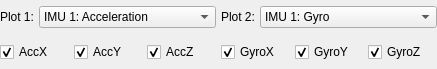
<?xml version="1.0" encoding="UTF-8"?>
<ui version="4.0">
 <class>PlotCfgForm</class>
 <widget class="QWidget" name="PlotCfgForm">
  <property name="geometry">
   <rect>
    <x>0</x>
    <y>0</y>
    <width>437</width>
    <height>69</height>
   </rect>
  </property>
  <property name="windowTitle">
   <string>Form</string>
  </property>
  <layout class="QVBoxLayout" name="verticalLayout_2">
   <property name="spacing">
    <number>2</number>
   </property>
   <property name="leftMargin">
    <number>0</number>
   </property>
   <property name="topMargin">
    <number>0</number>
   </property>
   <property name="rightMargin">
    <number>0</number>
   </property>
   <property name="bottomMargin">
    <number>0</number>
   </property>
   <item>
    <widget class="QFrame" name="plotcfgframe">
     <property name="frameShape">
      <enum>QFrame::NoFrame</enum>
     </property>
     <property name="frameShadow">
      <enum>QFrame::Plain</enum>
     </property>
     <property name="lineWidth">
      <number>0</number>
     </property>
     <layout class="QHBoxLayout" name="horizontalLayout_2">
      <property name="spacing">
       <number>5</number>
      </property>
      <property name="leftMargin">
       <number>0</number>
      </property>
      <property name="topMargin">
       <number>2</number>
      </property>
      <property name="rightMargin">
       <number>0</number>
      </property>
      <property name="bottomMargin">
       <number>2</number>
      </property>
      <item>
       <widget class="QLabel" name="label_31">
        <property name="sizePolicy">
         <sizepolicy hsizetype="Fixed" vsizetype="Preferred">
          <horstretch>0</horstretch>
          <verstretch>0</verstretch>
         </sizepolicy>
        </property>
        <property name="text">
         <string>Plot 1:</string>
        </property>
       </widget>
      </item>
      <item>
       <widget class="QComboBox" name="comboPlot1">
        <property name="sizePolicy">
         <sizepolicy hsizetype="Expanding" vsizetype="Fixed">
          <horstretch>0</horstretch>
          <verstretch>0</verstretch>
         </sizepolicy>
        </property>
        <item>
         <property name="text">
          <string>IMU 1: Acceleration</string>
         </property>
        </item>
        <item>
         <property name="text">
          <string>IMU 2: Acceleration</string>
         </property>
        </item>
        <item>
         <property name="text">
          <string>IMU 3: Acceleration</string>
         </property>
        </item>
        <item>
         <property name="text">
          <string>Off</string>
         </property>
        </item>
       </widget>
      </item>
      <item>
       <widget class="QLabel" name="label_32">
        <property name="sizePolicy">
         <sizepolicy hsizetype="Fixed" vsizetype="Preferred">
          <horstretch>0</horstretch>
          <verstretch>0</verstretch>
         </sizepolicy>
        </property>
        <property name="text">
         <string>Plot 2:</string>
        </property>
       </widget>
      </item>
      <item>
       <widget class="QComboBox" name="comboPlot2">
        <property name="sizePolicy">
         <sizepolicy hsizetype="Expanding" vsizetype="Fixed">
          <horstretch>0</horstretch>
          <verstretch>0</verstretch>
         </sizepolicy>
        </property>
        <property name="currentText">
         <string>IMU 1: Gyro</string>
        </property>
        <property name="currentIndex">
         <number>0</number>
        </property>
        <item>
         <property name="text">
          <string>IMU 1: Gyro</string>
         </property>
        </item>
        <item>
         <property name="text">
          <string>IMU 2: Gyro</string>
         </property>
        </item>
        <item>
         <property name="text">
          <string>IMU 3: Gyro</string>
         </property>
        </item>
        <item>
         <property name="text">
          <string>Off</string>
         </property>
        </item>
       </widget>
      </item>
     </layout>
    </widget>
   </item>
   <item>
    <widget class="QFrame" name="frame">
     <property name="frameShape">
      <enum>QFrame::NoFrame</enum>
     </property>
     <property name="frameShadow">
      <enum>QFrame::Plain</enum>
     </property>
     <property name="lineWidth">
      <number>0</number>
     </property>
     <layout class="QHBoxLayout" name="horizontalLayout">
      <property name="spacing">
       <number>5</number>
      </property>
      <property name="leftMargin">
       <number>0</number>
      </property>
      <property name="topMargin">
       <number>2</number>
      </property>
      <property name="rightMargin">
       <number>0</number>
      </property>
      <property name="bottomMargin">
       <number>2</number>
      </property>
      <item>
       <widget class="QCheckBox" name="checkAccX">
        <property name="sizePolicy">
         <sizepolicy hsizetype="Preferred" vsizetype="Fixed">
          <horstretch>0</horstretch>
          <verstretch>0</verstretch>
         </sizepolicy>
        </property>
        <property name="text">
         <string>AccX</string>
        </property>
        <property name="checked">
         <bool>true</bool>
        </property>
       </widget>
      </item>
      <item>
       <widget class="QCheckBox" name="checkAccY">
        <property name="sizePolicy">
         <sizepolicy hsizetype="Preferred" vsizetype="Fixed">
          <horstretch>0</horstretch>
          <verstretch>0</verstretch>
         </sizepolicy>
        </property>
        <property name="text">
         <string>AccY</string>
        </property>
        <property name="checked">
         <bool>true</bool>
        </property>
       </widget>
      </item>
      <item>
       <widget class="QCheckBox" name="checkAccZ">
        <property name="sizePolicy">
         <sizepolicy hsizetype="Preferred" vsizetype="Fixed">
          <horstretch>0</horstretch>
          <verstretch>0</verstretch>
         </sizepolicy>
        </property>
        <property name="text">
         <string>AccZ</string>
        </property>
        <property name="checked">
         <bool>true</bool>
        </property>
       </widget>
      </item>
      <item>
       <widget class="QCheckBox" name="checkGyroX">
        <property name="sizePolicy">
         <sizepolicy hsizetype="Preferred" vsizetype="Fixed">
          <horstretch>0</horstretch>
          <verstretch>0</verstretch>
         </sizepolicy>
        </property>
        <property name="text">
         <string>GyroX</string>
        </property>
        <property name="checked">
         <bool>true</bool>
        </property>
       </widget>
      </item>
      <item>
       <widget class="QCheckBox" name="checkGyroY">
        <property name="sizePolicy">
         <sizepolicy hsizetype="Preferred" vsizetype="Fixed">
          <horstretch>0</horstretch>
          <verstretch>0</verstretch>
         </sizepolicy>
        </property>
        <property name="text">
         <string>GyroY</string>
        </property>
        <property name="checked">
         <bool>true</bool>
        </property>
       </widget>
      </item>
      <item>
       <widget class="QCheckBox" name="checkGyroZ">
        <property name="sizePolicy">
         <sizepolicy hsizetype="Preferred" vsizetype="Fixed">
          <horstretch>0</horstretch>
          <verstretch>0</verstretch>
         </sizepolicy>
        </property>
        <property name="text">
         <string>GyroZ</string>
        </property>
        <property name="checked">
         <bool>true</bool>
        </property>
       </widget>
      </item>
     </layout>
    </widget>
   </item>
  </layout>
 </widget>
 <resources/>
 <connections/>
</ui>
